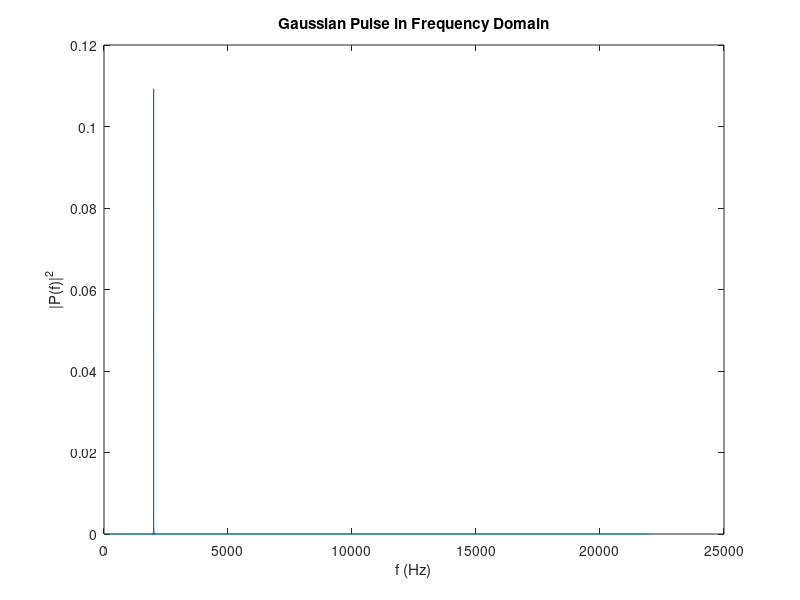

MATLAB code to generate this figure:
Fs = 44100;         % Sampling frequency
T = 1/Fs;           % Sampling period
t = -0.5:T:0.5;     % Time vector
L = length(t);      % Signal length

X =sin(2 * pi * 2000 * t);
n = 2^nextpow2(L);
Y = (fft(X,n));

f = Fs*(0:(n/2))/n;
P = abs(Y/n).^2;

plot(f,P(1:n/2+1)) 
title("Gaussian Pulse in Frequency Domain")
xlabel("f (Hz)")
ylabel("|P(f)|^2")

% 
% X = 1/(0.4*sqrt(2*pi))*(exp(-t.^2/(2*(0.1*1e-3)^2)));
% % Plot the pulse in the time domain.
% 
% plot(t,X)
% title("Gaussian Pulse in Time Domain")
% xlabel("Time (t)")
% ylabel("X(t)")
% axis([-1e-3 1e-3 0 1.1]) 
% 
% n = 2^nextpow2(L);
% % Convert the Gaussian pulse to the frequency domain.
% 
% Y = fftshift(fft(X,n));
% % Define the frequency domain and plot the unique frequencies.
% 
% f = Fs*(0:(n/2))/n;
% P = abs(Y/n).^2;
% 
% plot(f,P(1:n/2+1)) 
% title("Gaussian Pulse in Frequency Domain")
% xlabel("f (Hz)")
% ylabel("|P(f)|^2")

